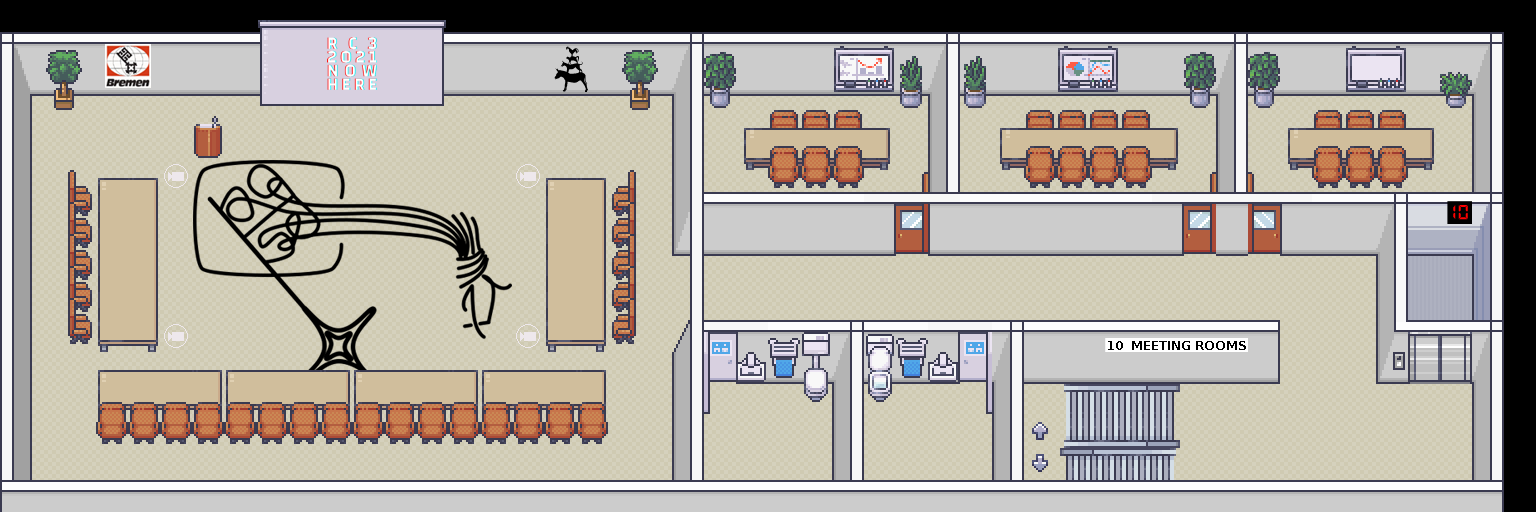

Below is a game level as drawn by its tile map, then a one-line description and the .tmx that defines it (tile-layer data replaced by summaries):
An orthogonal 48x16 tile map with 32x32 px tiles, 53 tile layers (exitMain, 01step, 02step, 03step, ...), 14 tilesets and 6 objects (6x variable).

<map version="1.5" tiledversion="1.7.2" orientation="orthogonal" renderorder="right-down" width="48" height="16" tilewidth="32" tileheight="32" infinite="0" nextlayerid="87" nextobjectid="7">
 <properties>
  <property name="mapCopyright" value="&quot;The Money Bin&quot; by Thoddi is licensed unter CC BY-NC-SA" />
  <property name="mapDescription" value=" " />
  <property name="mapLink" value=" " />
  <property name="mapName" value="The Money Bin" />
  <property name="script" value="https://static.rc3.world/scripts/default/bundle.js" />
 </properties>
 <tileset firstgid="1" source="../tiles/mapUtilies.tsx" />
 <tileset firstgid="10" source="../tiles/Schilder.tsx" />
 <tileset firstgid="810" source="../tiles/ModernInteriors/Room_Builder_3d_walls_32x32.tsx" />
 <tileset firstgid="2130" source="../tiles/ModernInteriors/26_Condominium_32x32.tsx" />
 <tileset firstgid="2434" source="../tiles/ModernInteriors/1_Generic_32x32.tsx" />
 <tileset firstgid="3682" source="../tiles/ModernInteriors/3_Bathroom_32x32.tsx" />
 <tileset firstgid="4578" source="../tiles/ModernInteriors/Modern_Office_Shadowless_32x32.tsx" />
 <tileset firstgid="5426" source="../tiles/ModernInteriors/13_Conference_Hall_Shadowless_32x32.tsx" />
 <tileset firstgid="5618" source="../tiles/ModernInteriors/ccchb.tsx" />
 <tileset firstgid="5702" source="../tiles/rc3-mullana-functionary.tsx" />
 <tileset firstgid="5958" source="../tiles/rc3-logo.tsx" />
 <tileset firstgid="6058" source="../tiles/ModernInteriors/animated_elevator_door_entrance_1_32x32.tsx" />
 <tileset firstgid="6118" source="../tiles/ModernInteriors/animated_door_big_6_32x32.tsx" />
 <tileset firstgid="6133" source="../tiles/ModernInteriors/Room_Builder_borders_32x32.tsx" />
 <layer id="86" name="exitMain" width="48" height="16">
  <properties>
   <property name="exitUrl" value="../main.json" />
  </properties>
  <data>[768 cells, 1 non-empty, 1 distinct tile ids]</data>
 </layer>
 <layer id="79" name="01step" width="48" height="16">
  <properties>
   <property name="autoClose" type="bool" value="true" />
   <property name="autoOpen" type="bool" value="true" />
   <property name="doorVariable" value="01" />
   <property name="zone" value="01zone" />
  </properties>
  <data>[768 cells, 3 non-empty, 1 distinct tile ids]</data>
 </layer>
 <layer id="80" name="02step" width="48" height="16">
  <properties>
   <property name="autoClose" type="bool" value="true" />
   <property name="autoOpen" type="bool" value="true" />
   <property name="doorVariable" value="02" />
   <property name="zone" value="02zone" />
  </properties>
  <data>[768 cells, 3 non-empty, 1 distinct tile ids]</data>
 </layer>
 <layer id="81" name="03step" width="48" height="16">
  <properties>
   <property name="autoClose" type="bool" value="true" />
   <property name="autoOpen" type="bool" value="true" />
   <property name="doorVariable" value="03" />
   <property name="zone" value="03step" />
  </properties>
  <data>[768 cells, 3 non-empty, 1 distinct tile ids]</data>
 </layer>
 <layer id="82" name="11" width="48" height="16">
  <properties>
   <property name="autoClose" type="bool" value="true" />
   <property name="autoOpen" type="bool" value="true" />
   <property name="doorVariable" value="11" />
   <property name="zone" value="11step" />
  </properties>
  <data>[768 cells, 3 non-empty, 1 distinct tile ids]</data>
 </layer>
 <layer id="83" name="12" width="48" height="16">
  <properties>
   <property name="autoClose" type="bool" value="true" />
   <property name="autoOpen" type="bool" value="true" />
   <property name="doorVariable" value="12" />
   <property name="zone" value="12step" />
  </properties>
  <data>[768 cells, 3 non-empty, 1 distinct tile ids]</data>
 </layer>
 <layer id="84" name="elevatorStep" width="48" height="16">
  <properties>
   <property name="autoClose" type="bool" value="true" />
   <property name="autoOpen" type="bool" value="true" />
   <property name="doorVariable" value="elevator" />
   <property name="zone" value="elevatorZone" />
  </properties>
  <data>[768 cells, 4 non-empty, 1 distinct tile ids]</data>
 </layer>
 <layer id="18" name="start" width="48" height="16">
  <properties>
   <property name="startLayer" type="bool" value="true" />
  </properties>
  <data>[768 cells, 3 non-empty, 1 distinct tile ids]</data>
 </layer>
 <layer id="55" name="startBremen" width="48" height="16">
  <properties>
   <property name="startLayer" type="bool" value="true" />
  </properties>
  <data>[768 cells, 8 non-empty, 1 distinct tile ids]</data>
 </layer>
 <layer id="29" name="silent" width="48" height="16">
  <properties>
   <property name="silent" type="bool" value="true" />
  </properties>
  <data>[768 cells, 28 non-empty, 1 distinct tile ids]</data>
 </layer>
 <layer id="23" name="exitDown" width="48" height="16">
  <properties>
   <property name="exitUrl" value="09.json#startFromUp" />
  </properties>
  <data>[768 cells, 2 non-empty, 1 distinct tile ids]</data>
 </layer>
 <layer id="57" name="exitElev" width="48" height="16">
  <properties>
   <property name="exitUrl" value="elevator.json#start10" />
  </properties>
  <data>[768 cells, 2 non-empty, 1 distinct tile ids]</data>
 </layer>
 <layer id="56" name="jitsiBremen" width="48" height="16">
  <properties>
   <property name="jitsiRoom" value="BremenRoom" />
   <property name="jitsiTrigger" value="onaction" />
   <property name="jitsiTriggerMessage" value="Press SPACE to talk in this conference room..." />
  </properties>
  <data>[768 cells, 61 non-empty, 1 distinct tile ids]</data>
 </layer>
 <layer id="46" name="exitUp" width="48" height="16">
  <properties>
   <property name="exitUrl" value="11.json#startFromDown" />
  </properties>
  <data>[768 cells, 2 non-empty, 1 distinct tile ids]</data>
 </layer>
 <layer id="24" name="startFromDown" width="48" height="16">
  <properties>
   <property name="startLayer" type="bool" value="true" />
  </properties>
  <data>[768 cells, 2 non-empty, 1 distinct tile ids]</data>
 </layer>
 <layer id="19" name="startFromUp" width="48" height="16">
  <properties>
   <property name="startLayer" type="bool" value="true" />
  </properties>
  <data>[768 cells, 4 non-empty, 1 distinct tile ids]</data>
 </layer>
 <layer id="58" name="startElev" width="48" height="16">
  <properties>
   <property name="startLayer" type="bool" value="true" />
  </properties>
  <data>[768 cells, 2 non-empty, 1 distinct tile ids]</data>
 </layer>
 <layer id="7" name="Block" width="48" height="16">
  <data>[768 cells, 262 non-empty, 1 distinct tile ids]</data>
 </layer>
 <layer id="22" name="Floor" width="48" height="16">
  <data>[768 cells, 705 non-empty, 3 distinct tile ids]</data>
 </layer>
 <layer id="53" name="Floor2" width="48" height="16">
  <data>[768 cells, 79 non-empty, 76 distinct tile ids]</data>
 </layer>
 <layer id="10" name="Stairs" width="48" height="16">
  <data>[768 cells, 14 non-empty, 10 distinct tile ids]</data>
 </layer>
 <layer id="26" name="Wall-BehindPlayer" width="48" height="16">
  <data>[768 cells, 158 non-empty, 15 distinct tile ids]</data>
 </layer>
 <layer id="60" name="01close1" width="48" height="16">
  <data>[768 cells, 1 non-empty, 1 distinct tile ids]</data>
 </layer>
 <layer id="61" name="02close1" width="48" height="16">
  <data>[768 cells, 1 non-empty, 1 distinct tile ids]</data>
 </layer>
 <layer id="62" name="03close1" width="48" height="16">
  <data>[768 cells, 1 non-empty, 1 distinct tile ids]</data>
 </layer>
 <layer id="63" name="11close1" width="48" height="16">
  <data>[768 cells, 1 non-empty, 1 distinct tile ids]</data>
 </layer>
 <layer id="64" name="12close1" width="48" height="16">
  <data>[768 cells, 1 non-empty, 1 distinct tile ids]</data>
 </layer>
 <layer id="65" name="elevatorClose1" width="48" height="16">
  <data>[768 cells, 2 non-empty, 2 distinct tile ids]</data>
 </layer>
 <layer id="30" name="Toilett" width="48" height="16">
  <data>[768 cells, 8 non-empty, 6 distinct tile ids]</data>
 </layer>
 <layer id="38" name="WallDecoration" width="48" height="16">
  <data>[768 cells, 46 non-empty, 31 distinct tile ids]</data>
 </layer>
 <layer id="59" name="WallDecoration2" width="48" height="16">
  <data>[768 cells, 4 non-empty, 4 distinct tile ids]</data>
 </layer>
 <layer id="48" name="Desks-Behind" width="48" height="16">
  <data>[768 cells, 98 non-empty, 26 distinct tile ids]</data>
 </layer>
 <layer id="51" name="ChairsSide" width="48" height="16">
  <data>[768 cells, 30 non-empty, 4 distinct tile ids]</data>
 </layer>
 <layer id="52" name="ChairsSide2" width="48" height="16">
  <data>[768 cells, 10 non-empty, 2 distinct tile ids]</data>
 </layer>
 <layer id="77" name="elevatorOpen1" width="48" height="16">
  <data>[768 cells, 2 non-empty, 2 distinct tile ids]</data>
 </layer>
 <objectgroup id="17" name="floorLayer">
  <object id="1" name="01" type="variable" x="869" y="230">
   <properties>
    <property name="closeLayer">01close1
01close2</property>
    <property name="default" type="bool" value="false" />
    <property name="door" type="bool" value="true" />
    <property name="openLayer" value="01open" />
   </properties>
   <point />
  </object>
  <object id="2" name="02" type="variable" x="1158" y="234">
   <properties>
    <property name="closeLayer">02close1
02close2</property>
    <property name="default" type="bool" value="false" />
    <property name="door" type="bool" value="true" />
    <property name="openLayer" value="02open" />
   </properties>
   <point />
  </object>
  <object id="3" name="03" type="variable" x="1302" y="233">
   <properties>
    <property name="closeLayer">03close1
03close2</property>
    <property name="default" type="bool" value="false" />
    <property name="door" type="bool" value="true" />
    <property name="openLayer" value="03open" />
   </properties>
   <point />
  </object>
  <object id="4" name="11" type="variable" x="757" y="428">
   <properties>
    <property name="closeLayer">11close1
11close2</property>
    <property name="default" type="bool" value="false" />
    <property name="door" type="bool" value="true" />
    <property name="openLayer" value="11open" />
   </properties>
   <point />
  </object>
  <object id="5" name="12" type="variable" x="946" y="430">
   <properties>
    <property name="closeLayer">12close1
12close2</property>
    <property name="default" type="bool" value="false" />
    <property name="door" type="bool" value="true" />
    <property name="openLayer" value="12open" />
   </properties>
   <point />
  </object>
  <object id="6" name="elevator" type="variable" x="1478" y="303">
   <properties>
    <property name="closeLayer">elevatorClose1
elevatorClose2</property>
    <property name="default" type="bool" value="false" />
    <property name="door" type="bool" value="true" />
    <property name="openLayer">elevatorOpen1
elevatorOpen2</property>
   </properties>
   <point />
  </object>
 </objectgroup>
 <layer id="1" name="Wall-BeforePlayer" width="48" height="16">
  <data>[768 cells, 109 non-empty, 16 distinct tile ids]</data>
 </layer>
 <layer id="66" name="01close2" width="48" height="16">
  <data>[768 cells, 1 non-empty, 1 distinct tile ids]</data>
 </layer>
 <layer id="67" name="02close2" width="48" height="16">
  <data>[768 cells, 1 non-empty, 1 distinct tile ids]</data>
 </layer>
 <layer id="68" name="03close2" width="48" height="16">
  <data>[768 cells, 1 non-empty, 1 distinct tile ids]</data>
 </layer>
 <layer id="69" name="11close2" width="48" height="16">
  <data>[768 cells, 1 non-empty, 1 distinct tile ids]</data>
 </layer>
 <layer id="70" name="12close2" width="48" height="16">
  <data>[768 cells, 1 non-empty, 1 distinct tile ids]</data>
 </layer>
 <layer id="71" name="elevatorClose2" width="48" height="16">
  <data>[768 cells, 2 non-empty, 2 distinct tile ids]</data>
 </layer>
 <layer id="31" name="Toilett 2" width="48" height="16">
  <data>[768 cells, 4 non-empty, 3 distinct tile ids]</data>
 </layer>
 <layer id="49" name="Desks-Before" width="48" height="16">
  <data>[768 cells, 21 non-empty, 4 distinct tile ids]</data>
 </layer>
 <layer id="50" name="ChairsBefore" width="48" height="16">
  <data>[768 cells, 42 non-empty, 3 distinct tile ids]</data>
 </layer>
 <layer id="21" name="WallDecorationsBeforePlayer" width="48" height="16">
  <data>[768 cells, 6 non-empty, 6 distinct tile ids]</data>
 </layer>
 <layer id="72" name="01open" width="48" height="16">
  <data>[768 cells, 3 non-empty, 3 distinct tile ids]</data>
 </layer>
 <layer id="73" name="02open" width="48" height="16">
  <data>[768 cells, 3 non-empty, 3 distinct tile ids]</data>
 </layer>
 <layer id="74" name="03open" width="48" height="16">
  <data>[768 cells, 3 non-empty, 3 distinct tile ids]</data>
 </layer>
 <layer id="75" name="11open" width="48" height="16">
  <data>[768 cells, 3 non-empty, 3 distinct tile ids]</data>
 </layer>
 <layer id="76" name="12open" width="48" height="16">
  <data>[768 cells, 3 non-empty, 3 distinct tile ids]</data>
 </layer>
 <layer id="78" name="elevatorOpen2" width="48" height="16">
  <data>[768 cells, 2 non-empty, 2 distinct tile ids]</data>
 </layer>
 <layer id="85" name="wallAboveDoor" width="48" height="16">
  <data>[768 cells, 17 non-empty, 2 distinct tile ids]</data>
 </layer>
</map>
